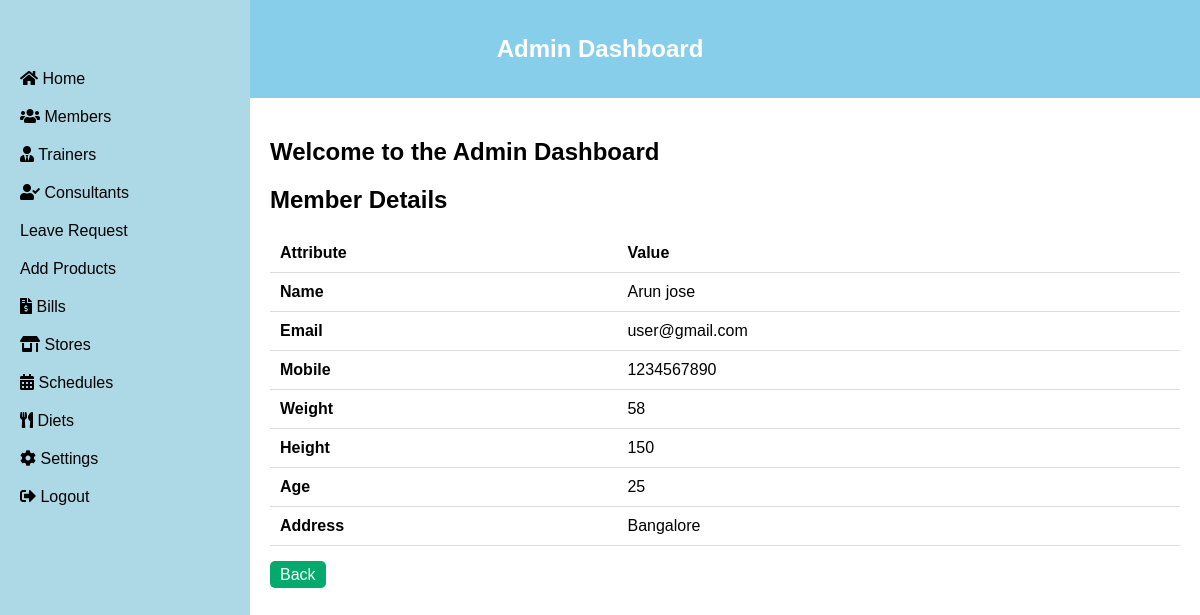
/member_detail/1/, run on the app's committed database.
### gym/models.py (models this page shows, shortened)
class Member(models.Model):
    Name = models.CharField(max_length = 50)
    Email = models.CharField(max_length = 30)
    Password=models.CharField(max_length = 20)
    Mobile=models.CharField(max_length = 10)
    Weight=models.CharField(max_length = 20)
    Height=models.CharField(max_length = 20)
    Age=models.CharField(max_length = 20)
    Address=models.CharField(max_length = 50)

### gym/views.py (the view)
# urls.py: path('member_detail/<int:pk>/', views.member_detail, name='member_detail'),
def member_detail(request, pk):
    member = get_object_or_404(Member, pk=pk)
    return render(request, 'member_detail.html', {'member': member})

### gym/templates/member_detail.html (shortened to what this page needs)
{% extends 'gym/admin_dashboard.html' %}
{% block content %}
    <h2>Member Details</h2>
    <table>
        <tr>
            <th>Attribute</th>
            <th>Value</th>
        </tr>
        <tr>
            <td><strong>Name</strong></td>
            <td>{{ member.Name }}</td>
        </tr>
        <tr>
            <td><strong>Email</strong></td>
            <td>{{ member.Email }}</td>
        </tr>
        <tr>
            <td><strong>Mobile</strong></td>
            <td>{{ member.Mobile }}</td>
        </tr>
        <tr>
            <td><strong>Weight</strong></td>
            <td>{{ member.Weight }}</td>
        </tr>
        <tr>
            <td><strong>Height</strong></td>
            <td>{{ member.Height }}</td>
        </tr>
        <tr>
            <td><strong>Age</strong></td>
            <td>{{ member.Age }}</td>
        </tr>
        <tr>
            <td><strong>Address</strong></td>
            <td>{{ member.Address }}</td>
        </tr>
    </table>
    <div class="back-button-container">
        <a href="{% url 'user_list' %}" style="background-color: #04AA6D; color: white; text-decoration: none; padding: 5px 10px; border-radius: 5px;">Back</a>
    </div>
{% endblock %}

### gym/templates/member_detail.html (style rules this page uses)
table { width: 100%; border-collapse: collapse; margin-bottom: 20px; }
th, td { padding: 10px; border-bottom: 1px solid #ddd; text-align: left; }
th { background-color: white; color: black; }

### data on the page
Member: Name "Arun jose", Email "user@gmail.com", Mobile "1234567890", Weight "58", Height "150", Age "25", Address "Bangalore"
